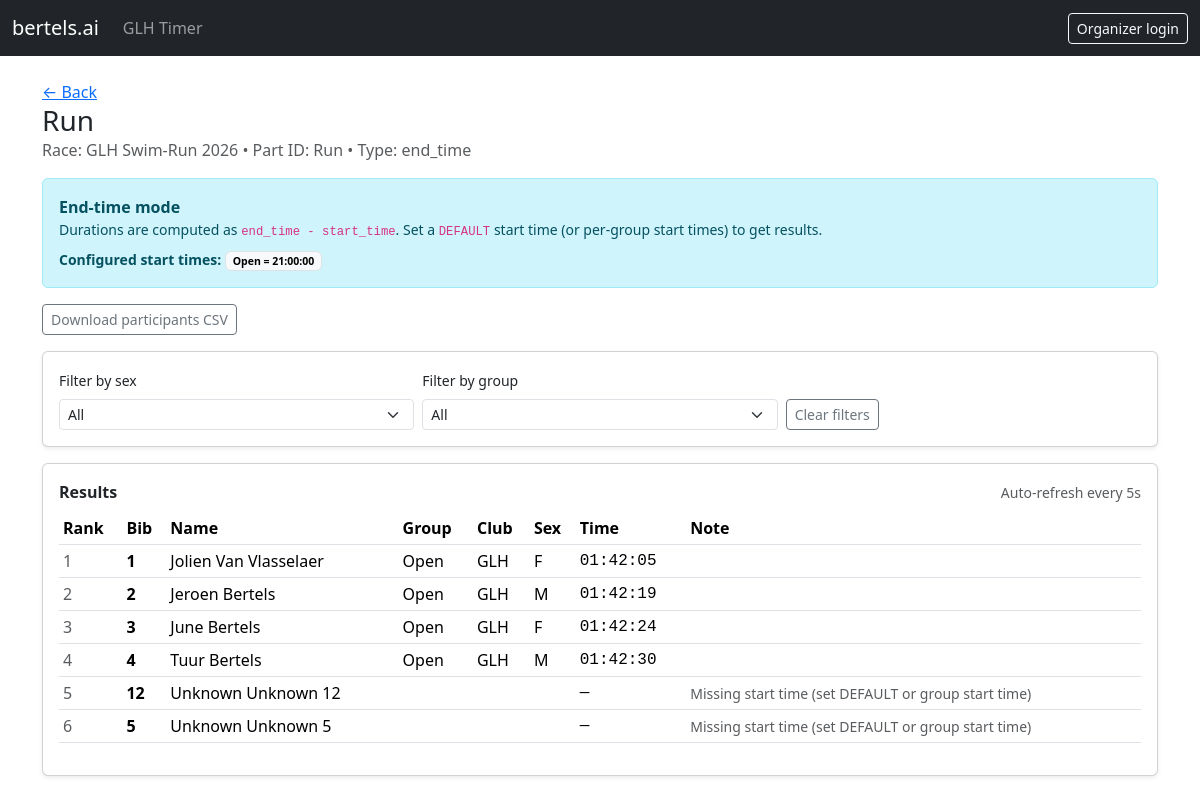
/races/GLH Swim-Run 2026/parts/Run, run on the app's committed database.
### app/models.py (models this page shows)
class RacePart(Base):
    __tablename__ = "race_parts"
    id: Mapped[int] = mapped_column(Integer, primary_key=True, autoincrement=True)
    race_part_id: Mapped[str] = mapped_column(String, nullable=False)
    race_id: Mapped[str] = mapped_column(ForeignKey("races.race_id", ondelete="CASCADE"), nullable=False)
    name: Mapped[str] = mapped_column(String, nullable=False)
    time_event_type: Mapped[str] = mapped_column(String, nullable=False)
    race: Mapped["Race"] = relationship(back_populates="parts")
    timing_events: Mapped[list["TimingEvent"]] = relationship(back_populates="race_part", cascade="all, delete-orphan")
    start_times: Mapped[list["RacePartStartTime"]] = relationship(back_populates="race_part", cascade="all, delete-orphan")
    __table_args__ = (
        UniqueConstraint("race_id", "race_part_id", name="uq_race_part"),
        Index("ix_race_parts_race", "race_id"),
    )

class Race(Base):
    __tablename__ = "races"
    race_id: Mapped[str] = mapped_column(String, primary_key=True)
    race_date: Mapped[datetime] = mapped_column(Date, nullable=False)
    race_timezone: Mapped[str] = mapped_column(String, nullable=False, default="Europe/Brussels")
    parts: Mapped[list["RacePart"]] = relationship(back_populates="race", cascade="all, delete-orphan")
    participants: Mapped[list["Participant"]] = relationship(back_populates="race", cascade="all, delete-orphan")

class RacePartStartTime(Base):
    __tablename__ = "race_part_start_times"
    id: Mapped[int] = mapped_column(Integer, primary_key=True, autoincrement=True)
    race_id: Mapped[str] = mapped_column(String, nullable=False)
    race_part_id: Mapped[str] = mapped_column(String, nullable=False)
    group_name: Mapped[str] = mapped_column(String, nullable=False, default="DEFAULT")
    start_time_hms: Mapped[str] = mapped_column(String, nullable=False)
    race_part_fk: Mapped[int] = mapped_column(ForeignKey("race_parts.id", ondelete="CASCADE"), nullable=False)
    race_part: Mapped["RacePart"] = relationship(back_populates="start_times")
    __table_args__ = (
        UniqueConstraint("race_id", "race_part_id", "group_name", name="uq_start_time_group"),
        Index("ix_start_times_race_part", "race_id", "race_part_id"),
    )

class Participant(Base):
    __tablename__ = "participants"
    id: Mapped[int] = mapped_column(Integer, primary_key=True, autoincrement=True)
    participant_id: Mapped[str] = mapped_column(String, nullable=False)  # bib
    race_id: Mapped[str] = mapped_column(ForeignKey("races.race_id", ondelete="CASCADE"), nullable=False)
    firstname: Mapped[str] = mapped_column(String, nullable=False)
    lastname: Mapped[str] = mapped_column(String, nullable=False)
    sex: Mapped[str] = mapped_column(String, nullable=True, default="")
    group_name: Mapped[str] = mapped_column(String, nullable=True, default="")
    club_name: Mapped[str] = mapped_column(String, nullable=True, default="")
    race: Mapped["Race"] = relationship(back_populates="participants")
    timing_events: Mapped[list["TimingEvent"]] = relationship(back_populates="participant")
    __table_args__ = (
        UniqueConstraint("race_id", "participant_id", name="uq_participant_per_race"),
        Index("ix_participants_race", "race_id"),
    )

### app/main.py (the view)
@app.get("/races/{race_id}/parts/{race_part_id}", response_class=HTMLResponse)
def race_part_page(
    race_id: str,
    race_part_id: str,
    request: Request,
    admin=Depends(get_current_admin),
    session=Depends(get_session),
):
    race = services.get_race(session, race_id)
    if not race:
        raise HTTPException(status_code=404, detail="Race not found")
    part = services.get_race_part(session, race_id, race_part_id)
    if not part:
        raise HTTPException(status_code=404, detail="Race part not found")
    table = services.get_results(session, race_id, race_part_id)
    start_times = services.get_start_times(session, race_id, race_part_id)
    return templates.TemplateResponse(
        "race_part.html",
        {
            "request": request,
            "race": race,
            "part": part,
            "results": table,
            "admin": admin,
            "start_times": start_times,
            "poll_ms": settings.RESULTS_POLL_MS,
        },
    )

### app/templates/race_part.html (shortened to what this page needs)
{% extends "base.html" %}
{% block content %}
<div class="d-flex align-items-start justify-content-between gap-3 flex-wrap mb-3">
  <div>
    <div class="text-muted"><a href="/races/{{ race.race_id }}">← Back</a></div>
    <h1 class="h3 m-0">{{ part.name }}</h1>
    <div class="text-muted">Race: {{ race.race_id }} • Part ID: {{ part.race_part_id }} • Type: {{ part.time_event_type }}</div>
  </div>
</div>
{% if part.time_event_type == "end_time" %}
  <div class="alert alert-info">
    <div class="fw-semibold">End-time mode</div>
    <div class="small">Durations are computed as <code>end_time - start_time</code>. Set a <code>DEFAULT</code> start time (or per-group start times) to get results.</div>
    {% if start_times %}
      <div class="small mt-2">
        <span class="fw-semibold">Configured start times:</span>
        {% for st in start_times %}
          <span class="badge text-bg-light border">{{ st.group_name }} = {{ st.start_time_hms }}</span>
        {% endfor %}
      </div>
    {% endif %}
  </div>
{% endif %}
<div class="d-flex gap-2 mb-3 flex-wrap">
  <a class="btn btn-outline-secondary btn-sm" href="/api/participants.csv?race_id={{ race.race_id }}">Download participants CSV</a>
</div>
<div class="card shadow-sm mb-3">
  <div class="card-body">
    <div class="row g-2 align-items-end">
      <div class="col-12 col-md-4">
        <label class="form-label small">Filter by sex</label>
        <select class="form-select form-select-sm" id="filter-sex">
          <option value="">All</option>
        </select>
      </div>
      <div class="col-12 col-md-4">
        <label class="form-label small">Filter by group</label>
        <select class="form-select form-select-sm" id="filter-group">
          <option value="">All</option>
        </select>
      </div>
      <div class="col-12 col-md-4">
        <button class="btn btn-outline-secondary btn-sm" id="clear-filters" type="button">Clear filters</button>
      </div>
    </div>
  </div>
</div>
<div class="card shadow-sm">
  <div class="card-body">
    <div class="d-flex align-items-center justify-content-between mb-2">
      <div class="fw-semibold">Results</div>
      <div class="small text-muted">Auto-refresh every {{ (poll_ms/1000)|int }}s</div>
    </div>
    <div class="table-responsive">
      <table class="table table-sm align-middle" id="results-table">
        {% include "partials/results_table.html" %}
      </table>
    </div>
  </div>
</div>
{% endblock %}

### app/templates/partials/results_table.html
<thead>
  <tr>
    <th>Rank</th>
    <th>Bib</th>
    <th>Name</th>
    <th>Group</th>
    <th>Club</th>
    <th>Sex</th>
    <th>Time</th>
    <th>Note</th>
  </tr>
</thead>
<tbody>
  {% for r in results %}
    <tr data-sex="{{ (r.sex or '')|lower }}" data-group="{{ (r.group or '')|lower }}">
      <td class="text-muted">{{ loop.index }}</td>
      <td class="fw-semibold">{{ r.bib }}</td>
      <td>{{ r.name }}</td>
      <td>{{ r.group }}</td>
      <td>{{ r.club }}</td>
      <td>{{ r.sex }}</td>
      <td class="font-monospace">{{ r.duration_str if r.duration_str else "—" }}</td>
      <td class="small text-muted">{{ r.note }}</td>
    </tr>
  {% else %}
    <tr data-sex="{{ r.sex|lower }}" data-group="{{ r.group|lower }}"><td colspan="8" class="text-muted">No participants yet.</td></tr>
  {% endfor %}
</tbody>

### app/static/css/app.css (style rules this page uses)
.font-monospace { font-variant-numeric: tabular-nums; }

### data on the page
RacePart: name "Run", race_part_id "Run", time_event_type "end_time"
Race: race_id "GLH Swim-Run 2026"
RacePartStartTime: group_name "Open", start_time_hms "21:00:00"
Participant: bib "1", name "Jolien Van Vlasselaer", group "Open", club "GLH", sex "F", duration_str "01:42:05"
Participant: bib "2", name "Jeroen Bertels", group "Open", club "GLH", sex "M", duration_str "01:42:19"
Participant: bib "3", name "June Bertels", group "Open", club "GLH", sex "F", duration_str "01:42:24"
Participant: bib "4", name "Tuur Bertels", group "Open", club "GLH", sex "M", duration_str "01:42:30"
Participant: bib "12", name "Unknown Unknown 12", duration_str "—", note "Missing start time (set DEFAULT or group start time)"

### other printed values
{{ (poll_ms/1000)|int }} "5"
{{ r.bib }} "5"
{{ r.name }} "Unknown Unknown 5"
{{ r.duration_str if r.duration_str else "—" }} "—"
{{ r.note }} "Missing start time (set DEFAULT or group start time)"
